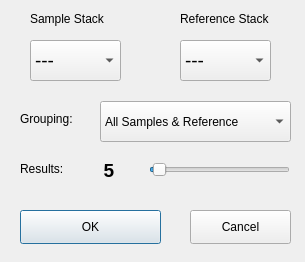
<?xml version="1.0" encoding="UTF-8"?>
<ui version="4.0">
 <class>DialogOpt</class>
 <widget class="QDialog" name="DialogOpt">
  <property name="geometry">
   <rect>
    <x>0</x>
    <y>0</y>
    <width>305</width>
    <height>262</height>
   </rect>
  </property>
  <property name="minimumSize">
   <size>
    <width>305</width>
    <height>262</height>
   </size>
  </property>
  <property name="maximumSize">
   <size>
    <width>305</width>
    <height>262</height>
   </size>
  </property>
  <property name="font">
   <font>
    <family>Arial</family>
   </font>
  </property>
  <property name="windowTitle">
   <string>Crossdate options</string>
  </property>
  <property name="locale">
   <locale language="English" country="UnitedKingdom"/>
  </property>
  <widget class="QPushButton" name="pushButton_ok">
   <property name="geometry">
    <rect>
     <x>20</x>
     <y>210</y>
     <width>141</width>
     <height>34</height>
    </rect>
   </property>
   <property name="text">
    <string>OK</string>
   </property>
  </widget>
  <widget class="QPushButton" name="pushButton_cancel">
   <property name="geometry">
    <rect>
     <x>190</x>
     <y>210</y>
     <width>101</width>
     <height>34</height>
    </rect>
   </property>
   <property name="text">
    <string>Cancel</string>
   </property>
  </widget>
  <widget class="QComboBox" name="comboBox_samps">
   <property name="geometry">
    <rect>
     <x>30</x>
     <y>40</y>
     <width>91</width>
     <height>41</height>
    </rect>
   </property>
   <property name="font">
    <font>
     <family>Arial</family>
     <pointsize>14</pointsize>
    </font>
   </property>
   <property name="frame">
    <bool>true</bool>
   </property>
   <item>
    <property name="text">
     <string>---</string>
    </property>
   </item>
  </widget>
  <widget class="QComboBox" name="comboBox_refs">
   <property name="geometry">
    <rect>
     <x>180</x>
     <y>40</y>
     <width>91</width>
     <height>41</height>
    </rect>
   </property>
   <property name="font">
    <font>
     <family>Arial</family>
     <pointsize>14</pointsize>
    </font>
   </property>
   <item>
    <property name="text">
     <string>---</string>
    </property>
   </item>
  </widget>
  <widget class="QComboBox" name="comboBox_opt">
   <property name="geometry">
    <rect>
     <x>100</x>
     <y>101</y>
     <width>191</width>
     <height>41</height>
    </rect>
   </property>
   <item>
    <property name="text">
     <string>All Samples &amp; Reference</string>
    </property>
   </item>
   <item>
    <property name="text">
     <string>Sample &amp; All Reference</string>
    </property>
   </item>
   <item>
    <property name="text">
     <string>Sample &amp; Reference</string>
    </property>
   </item>
  </widget>
  <widget class="QSlider" name="horizontalSlider_cors">
   <property name="geometry">
    <rect>
     <x>149</x>
     <y>160</y>
     <width>141</width>
     <height>20</height>
    </rect>
   </property>
   <property name="minimum">
    <number>4</number>
   </property>
   <property name="maximum">
    <number>45</number>
   </property>
   <property name="value">
    <number>5</number>
   </property>
   <property name="orientation">
    <enum>Qt::Horizontal</enum>
   </property>
  </widget>
  <widget class="QLabel" name="label">
   <property name="geometry">
    <rect>
     <x>20</x>
     <y>160</y>
     <width>71</width>
     <height>18</height>
    </rect>
   </property>
   <property name="text">
    <string>Results:</string>
   </property>
  </widget>
  <widget class="QLabel" name="label_2">
   <property name="geometry">
    <rect>
     <x>80</x>
     <y>150</y>
     <width>58</width>
     <height>41</height>
    </rect>
   </property>
   <property name="font">
    <font>
     <pointsize>14</pointsize>
     <weight>75</weight>
     <bold>true</bold>
    </font>
   </property>
   <property name="text">
    <string>5</string>
   </property>
   <property name="alignment">
    <set>Qt::AlignCenter</set>
   </property>
  </widget>
  <widget class="QLabel" name="label_3">
   <property name="geometry">
    <rect>
     <x>30</x>
     <y>10</y>
     <width>91</width>
     <height>18</height>
    </rect>
   </property>
   <property name="text">
    <string>Sample Stack</string>
   </property>
  </widget>
  <widget class="QLabel" name="label_4">
   <property name="geometry">
    <rect>
     <x>180</x>
     <y>10</y>
     <width>101</width>
     <height>18</height>
    </rect>
   </property>
   <property name="text">
    <string>Reference Stack</string>
   </property>
  </widget>
  <widget class="QLabel" name="label_5">
   <property name="geometry">
    <rect>
     <x>20</x>
     <y>110</y>
     <width>71</width>
     <height>18</height>
    </rect>
   </property>
   <property name="text">
    <string>Grouping:</string>
   </property>
  </widget>
 </widget>
 <resources/>
 <connections>
  <connection>
   <sender>horizontalSlider_cors</sender>
   <signal>sliderMoved(int)</signal>
   <receiver>label_2</receiver>
   <slot>setNum(int)</slot>
   <hints>
    <hint type="sourcelabel">
     <x>209</x>
     <y>259</y>
    </hint>
    <hint type="destinationlabel">
     <x>358</x>
     <y>260</y>
    </hint>
   </hints>
  </connection>
 </connections>
</ui>
